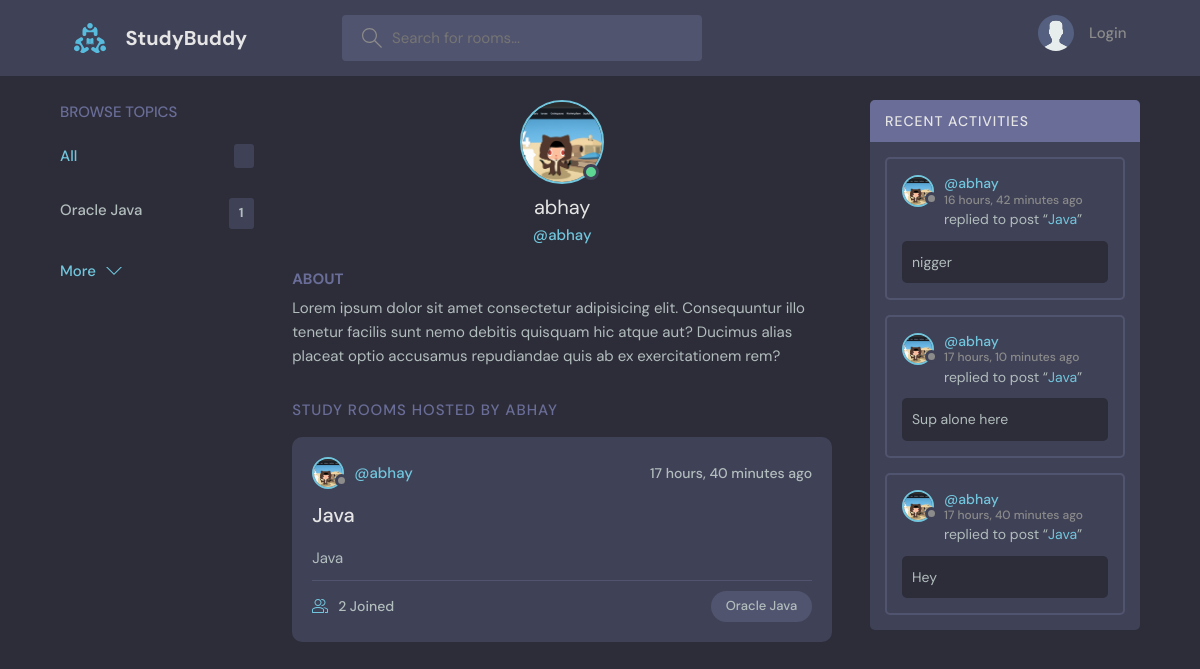
Page /profile/1/ on the committed database.
### base/models.py (models this page shows, shortened)
class Topic(models.Model):
    name = models.CharField(max_length=200)

class User(AbstractUser):
    name = models.CharField(
        max_length=200, default='Anonymous', null=True, blank=True)
    email = models.EmailField(max_length=200, unique=True, null=True)
    bio = models.TextField(default='No bio...', max_length=300, null=True)
    avatar = models.ImageField(null=True, default="avatar.svg")
    USERNAME_FIELD = 'email'
    REQUIRED_FIELDS = []
    pass

class Room(models.Model):
    host = models.ForeignKey(User, on_delete=models.SET_NULL, null=True)
    topic = models.ForeignKey(Topic, on_delete=models.SET_NULL, null=True)
    name = models.CharField(max_length=200)
    description = models.TextField(null=True, blank=True)
    participants = models.ManyToManyField(
        User, related_name="participants_reverse", blank=True)
    updated = models.DateTimeField(auto_now=True)
    created = models.DateTimeField(auto_now_add=True)
    class Meta:
        ordering = ['-updated', '-created']
    def __str__(self):
        return self.name

class Message(models.Model):
    user = models.ForeignKey(User, on_delete=models.CASCADE)
    room = models.ForeignKey(Room, on_delete=models.CASCADE)
    body = models.TextField()
    updated = models.DateTimeField(auto_now=True)
    created = models.DateTimeField(auto_now_add=True)
    class Meta:
        ordering = ['-created', '-updated']
    def __str__(self):
        return self.body[0:50]

### base/views.py (the view)
# urls.py: path('profile/<str:pk>/', views.userProfile, name='user-profile'),
def userProfile(request, pk):
    user = User.objects.get(id=pk)
    rooms = user.room_set.all()
    room_messages = user.message_set.all()
    topics = Topic.objects.all()
    context = {'user': user, 'rooms': rooms,
               'room_messages': room_messages, 'topics': topics}
    return render(request, 'base/profile.html', context)

### base/templates/base/profile.html (shortened to what this page needs)
{%extends 'main.html'%} {%block content%}
  <main class="profile-page layout layout--3">
    <div class="container">
      {%include 'base/topic_component.html'%}
      <div class="roomList">
        <div class="profile">
          <div class="profile__avatar">
            <div class="avatar avatar--large active">
              <img src="{{user.avatar.url}}" />
            </div>
          </div>
          <div class="profile__info">
            <h3>{{user.username}}</h3>
            <p>@{{user.username}}</p>
          </div>
          <div class="profile__about">
            <h3>About</h3>
            <p>
              Lorem ipsum dolor sit amet consectetur adipisicing elit. Consequuntur illo tenetur
              facilis sunt nemo debitis quisquam hic atque aut? Ducimus alias placeat optio
              accusamus repudiandae quis ab ex exercitationem rem?
            </p>
          </div>
        </div>
        <div class="roomList__header">
          <div>
            <h2>Study Rooms Hosted by {{user.username}}</a>
            </h2>
          </div>
        </div>
        {%include 'base/feed_component.html'%}
      </div>
      {%include 'base/activity_component.html'%}
    </div>
  </main>
{%endblock content%}

### templates/main.html (shortened to what this page needs)
<!DOCTYPE html>
{%load static%}
<html lang="en">
  <head>
    <link rel="stylesheet" href="{% static 'styles/style.css' %}" />
  </head>
  <body>
    {%include 'navbar.html' %}  {%block content%} {%endblock%}
  </body>
</html>

### templates/navbar.html (shortened to what this page needs)
{%load static%}
<header class="header header--loggedIn">
  <div class="container">
    <a href="{%url 'home'%}" class="header__logo">
      <img src="{% static 'images/logo.svg' %}" />
      <h1>StudyBuddy</h1>
    </a>
    <form class="header__search" method="GET" action="{%url 'home'%}">
      <label>
        <input name="q" placeholder="Search for rooms..." />
      </label>
    </form>
    <nav class="header__menu">
      {%if request.user.is_authenticated%}
      <div class="header__user">
        <a href="{%url 'user-profile' user.id%}">
          <div class="avatar avatar--medium active">
            <img src="{{request.user.avatar.url}}" />
          </div>
          <p>
            {{request.user.username}} <span>@{{request.user.username}}</span>
          </p>
        </a>
        <button class="dropdown-button">
          <svg
            version="1.1"
            xmlns="http://www.w3.org/2000/svg"
            width="32"
            height="32"
            viewBox="0 0 32 32"
          >
            <title>chevron-down</title>
            <path d="M16 21l-13-13h-3l16 16 16-16h-3l-13 13z"></path>
          </svg>
        </button>
      </div>
      {%else%}
      <a href="{%url 'login'%}">
        <img src="{% static 'images/avatar.svg' %}" />
        <p>Login</p>
      </a>
      {%endif%}
    </nav>
  </div>
</header>

### base/templates/base/topic_component.html
<div class="topics">
  <div class="topics__header">
    <h2>Browse Topics</h2>
  </div>
  <ul class="topics__list">
    <li>
      <a href="{%url 'home'%}" class="active"
        >All <span>{{room_count}}</span></a
      >
    </li>
    {%for topic in topics%}
    <li>
      <a href="{%url 'home'%}?q={{topic.name}}"
        >{{topic.name}} <span>{{topic.room_set.all.count}}</span></a
      >
    </li>
    {%endfor%}
  </ul>
  <a class="btn btn--link" href="{%url 'topics'%}">
    More
    <svg
      version="1.1"
      xmlns="http://www.w3.org/2000/svg"
      width="32"
      height="32"
      viewBox="0 0 32 32"
    >
      <title>chevron-down</title>
      <path d="M16 21l-13-13h-3l16 16 16-16h-3l-13 13z"></path>
    </svg>
  </a>
</div>

### base/templates/base/feed_component.html (shortened to what this page needs)
{% for room in rooms %}
<div class="roomListRoom">
  <div class="roomListRoom__header">
    <a href="{%url 'user-profile' room.host.id%}" class="roomListRoom__author">
      <div class="avatar avatar--small">
        <img src="{{room.host.avatar.url}}" />
      </div>
      <span>@{{room.host.username}}</span>
    </a>
    <div class="roomListRoom__actions">
      <span>{{room.created|timesince}} ago</span>
    </div>
  </div>
  <div class="roomListRoom__content">
    <a href="{% url 'room' room.id%}">{{room.name}}</a>
    <p>{{room}}</p>
  </div>
  <div class="roomListRoom__meta">
    <a href="{% url 'room' room.id%}" class="roomListRoom__joined">
      {{room.participants.count}} Joined
    </a>
    <p class="roomListRoom__topic">{{room.topic.name}}</p>
  </div>
</div>
{% endfor %}

### base/templates/base/activity_component.html (shortened to what this page needs)
<div class="activities">
  <div class="activities__header">
    <h2>Recent Activities</h2>
  </div>
  {%for message in room_messages%}
  <div class="activities__box">
    <div class="activities__boxHeader roomListRoom__header">
      <a
        href="{%url 'user-profile' message.user.id%}"
        class="roomListRoom__author"
      >
        <div class="avatar avatar--small">
          <img src="{{message.user.avatar.url}}" />
        </div>
        <p>
          @{{message.user.username}}
          <span>{{message.created|timesince}} ago</span>
        </p>
      </a>
    </div>
    <div class="activities__boxContent">
      <p>
        replied to post “<a href="{%url 'room' message.room.id %}"
          >{{message.room}}</a
        >”
      </p>
      <div class="activities__boxRoomContent">{{message}}</div>
    </div>
  </div>
  {%endfor%}
</div>

### rows in the picture
Topic: name "Oracle Java", room_set.all.count "1"
User: avatar (picture), username "abhay", username "ABHAY"
Room: host.avatar (picture), host.username "abhay", created "17 hours, 40 minutes", name "Java", participants.count "2", topic.name "Oracle Java"
Message: user.avatar (picture), user.username "abhay", created "16 hours, 42 minutes", room "Java", body "nigger"
Message: user.avatar (picture), user.username "abhay", created "17 hours, 10 minutes", room "Java", body "Sup alone here"
Message: user.avatar (picture), user.username "abhay", created "17 hours, 40 minutes", room "Java", body "Hey"
